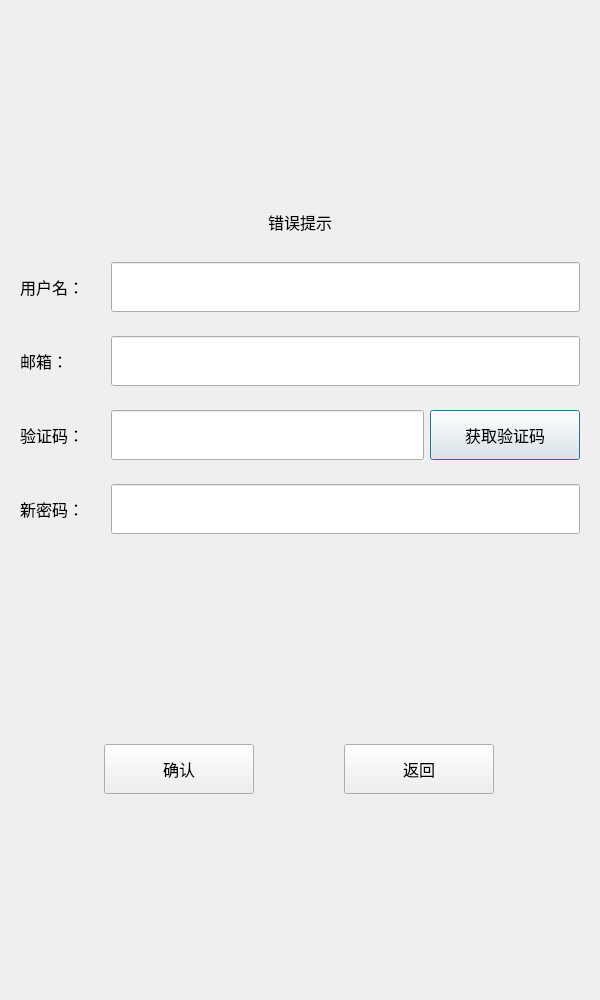
<?xml version="1.0" encoding="UTF-8"?>
<ui version="4.0">
 <class>ResetDialog</class>
 <widget class="QDialog" name="ResetDialog">
  <property name="geometry">
   <rect>
    <x>0</x>
    <y>0</y>
    <width>600</width>
    <height>1000</height>
   </rect>
  </property>
  <property name="minimumSize">
   <size>
    <width>600</width>
    <height>1000</height>
   </size>
  </property>
  <property name="maximumSize">
   <size>
    <width>600</width>
    <height>1000</height>
   </size>
  </property>
  <property name="windowTitle">
   <string>Dialog</string>
  </property>
  <layout class="QVBoxLayout" name="verticalLayout">
   <item>
    <spacer name="verticalSpacer">
     <property name="orientation">
      <enum>Qt::Vertical</enum>
     </property>
     <property name="sizeHint" stdset="0">
      <size>
       <width>20</width>
       <height>40</height>
      </size>
     </property>
    </spacer>
   </item>
   <item>
    <widget class="QLabel" name="err_tip">
     <property name="minimumSize">
      <size>
       <width>0</width>
       <height>50</height>
      </size>
     </property>
     <property name="maximumSize">
      <size>
       <width>16777215</width>
       <height>50</height>
      </size>
     </property>
     <property name="font">
      <font>
       <family>Arial</family>
       <pointsize>12</pointsize>
      </font>
     </property>
     <property name="text">
      <string>错误提示</string>
     </property>
     <property name="alignment">
      <set>Qt::AlignCenter</set>
     </property>
    </widget>
   </item>
   <item>
    <widget class="QWidget" name="widget" native="true">
     <layout class="QHBoxLayout" name="horizontalLayout">
      <item>
       <widget class="QLabel" name="user_lb">
        <property name="minimumSize">
         <size>
          <width>85</width>
          <height>50</height>
         </size>
        </property>
        <property name="maximumSize">
         <size>
          <width>85</width>
          <height>50</height>
         </size>
        </property>
        <property name="font">
         <font>
          <family>Arial</family>
          <pointsize>12</pointsize>
         </font>
        </property>
        <property name="text">
         <string>用户名：</string>
        </property>
       </widget>
      </item>
      <item>
       <widget class="QLineEdit" name="user_edit">
        <property name="minimumSize">
         <size>
          <width>0</width>
          <height>50</height>
         </size>
        </property>
        <property name="maximumSize">
         <size>
          <width>16777215</width>
          <height>50</height>
         </size>
        </property>
        <property name="font">
         <font>
          <family>Arial</family>
          <pointsize>14</pointsize>
         </font>
        </property>
       </widget>
      </item>
     </layout>
    </widget>
   </item>
   <item>
    <widget class="QWidget" name="widget_2" native="true">
     <layout class="QHBoxLayout" name="horizontalLayout_2">
      <item>
       <widget class="QLabel" name="email_lb">
        <property name="minimumSize">
         <size>
          <width>85</width>
          <height>50</height>
         </size>
        </property>
        <property name="maximumSize">
         <size>
          <width>85</width>
          <height>50</height>
         </size>
        </property>
        <property name="font">
         <font>
          <family>Arial</family>
          <pointsize>12</pointsize>
         </font>
        </property>
        <property name="text">
         <string>邮箱：</string>
        </property>
       </widget>
      </item>
      <item>
       <widget class="QLineEdit" name="email_edit">
        <property name="minimumSize">
         <size>
          <width>0</width>
          <height>50</height>
         </size>
        </property>
        <property name="maximumSize">
         <size>
          <width>16777215</width>
          <height>50</height>
         </size>
        </property>
        <property name="font">
         <font>
          <family>Arial</family>
          <pointsize>14</pointsize>
         </font>
        </property>
       </widget>
      </item>
     </layout>
    </widget>
   </item>
   <item>
    <widget class="QWidget" name="widget_3" native="true">
     <layout class="QHBoxLayout" name="horizontalLayout_3">
      <item>
       <widget class="QLabel" name="verify_lb">
        <property name="minimumSize">
         <size>
          <width>85</width>
          <height>50</height>
         </size>
        </property>
        <property name="maximumSize">
         <size>
          <width>85</width>
          <height>50</height>
         </size>
        </property>
        <property name="font">
         <font>
          <family>Arial</family>
          <pointsize>12</pointsize>
         </font>
        </property>
        <property name="text">
         <string>验证码：</string>
        </property>
       </widget>
      </item>
      <item>
       <widget class="QLineEdit" name="verify_edit">
        <property name="minimumSize">
         <size>
          <width>0</width>
          <height>50</height>
         </size>
        </property>
        <property name="maximumSize">
         <size>
          <width>16777215</width>
          <height>50</height>
         </size>
        </property>
        <property name="font">
         <font>
          <family>Arial</family>
          <pointsize>14</pointsize>
         </font>
        </property>
       </widget>
      </item>
      <item>
       <widget class="TimerBtn" name="verify_btn">
        <property name="minimumSize">
         <size>
          <width>150</width>
          <height>50</height>
         </size>
        </property>
        <property name="maximumSize">
         <size>
          <width>150</width>
          <height>50</height>
         </size>
        </property>
        <property name="font">
         <font>
          <family>Arial</family>
          <pointsize>12</pointsize>
         </font>
        </property>
        <property name="text">
         <string>获取验证码</string>
        </property>
       </widget>
      </item>
     </layout>
    </widget>
   </item>
   <item>
    <widget class="QWidget" name="widget_4" native="true">
     <layout class="QHBoxLayout" name="horizontalLayout_4">
      <item>
       <widget class="QLabel" name="pwd_lb">
        <property name="minimumSize">
         <size>
          <width>85</width>
          <height>50</height>
         </size>
        </property>
        <property name="maximumSize">
         <size>
          <width>85</width>
          <height>50</height>
         </size>
        </property>
        <property name="font">
         <font>
          <family>Arial</family>
          <pointsize>12</pointsize>
         </font>
        </property>
        <property name="text">
         <string>新密码：</string>
        </property>
       </widget>
      </item>
      <item>
       <widget class="QLineEdit" name="pwd_edit">
        <property name="minimumSize">
         <size>
          <width>0</width>
          <height>50</height>
         </size>
        </property>
        <property name="maximumSize">
         <size>
          <width>16777215</width>
          <height>50</height>
         </size>
        </property>
        <property name="font">
         <font>
          <family>Arial</family>
          <pointsize>14</pointsize>
         </font>
        </property>
       </widget>
      </item>
     </layout>
    </widget>
   </item>
   <item>
    <spacer name="verticalSpacer_2">
     <property name="orientation">
      <enum>Qt::Vertical</enum>
     </property>
     <property name="sizeHint" stdset="0">
      <size>
       <width>20</width>
       <height>40</height>
      </size>
     </property>
    </spacer>
   </item>
   <item>
    <widget class="QWidget" name="widget_5" native="true">
     <layout class="QHBoxLayout" name="horizontalLayout_5">
      <item>
       <widget class="QPushButton" name="sure_btn">
        <property name="minimumSize">
         <size>
          <width>150</width>
          <height>50</height>
         </size>
        </property>
        <property name="maximumSize">
         <size>
          <width>150</width>
          <height>50</height>
         </size>
        </property>
        <property name="font">
         <font>
          <family>Arial</family>
          <pointsize>12</pointsize>
         </font>
        </property>
        <property name="text">
         <string>确认</string>
        </property>
       </widget>
      </item>
      <item>
       <widget class="QPushButton" name="return_btn">
        <property name="minimumSize">
         <size>
          <width>150</width>
          <height>50</height>
         </size>
        </property>
        <property name="maximumSize">
         <size>
          <width>150</width>
          <height>50</height>
         </size>
        </property>
        <property name="font">
         <font>
          <family>Arial</family>
          <pointsize>12</pointsize>
         </font>
        </property>
        <property name="text">
         <string>返回</string>
        </property>
       </widget>
      </item>
     </layout>
    </widget>
   </item>
   <item>
    <spacer name="verticalSpacer_3">
     <property name="orientation">
      <enum>Qt::Vertical</enum>
     </property>
     <property name="sizeHint" stdset="0">
      <size>
       <width>20</width>
       <height>40</height>
      </size>
     </property>
    </spacer>
   </item>
  </layout>
 </widget>
 <customwidgets>
  <customwidget>
   <class>TimerBtn</class>
   <extends>QPushButton</extends>
   <header>timerbtn.h</header>
  </customwidget>
 </customwidgets>
 <resources/>
 <connections/>
</ui>
